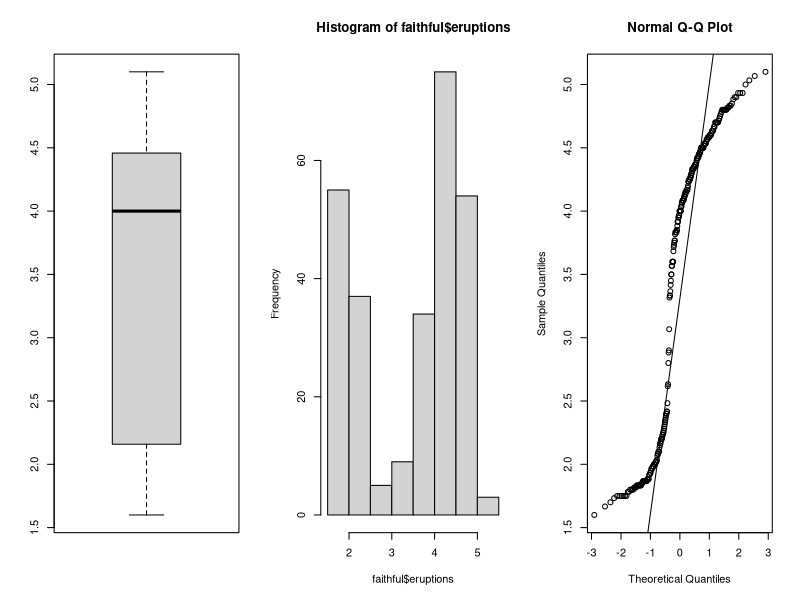
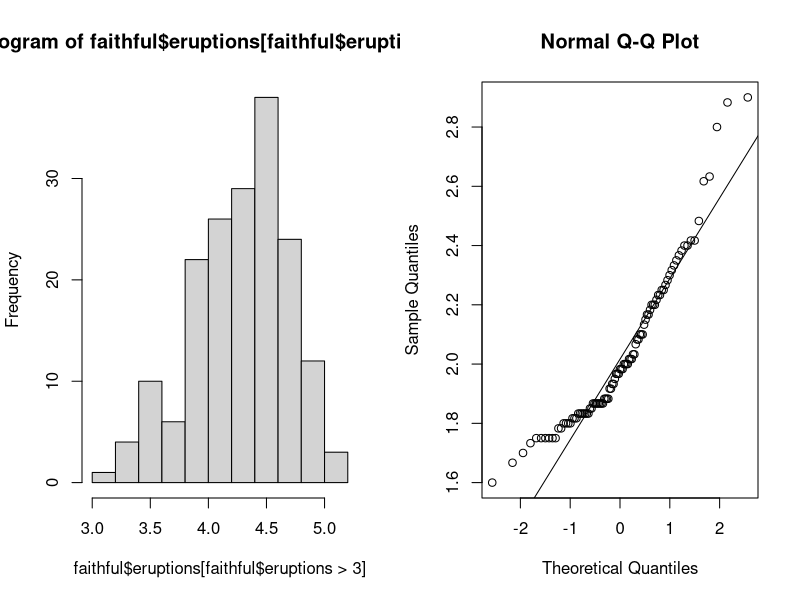
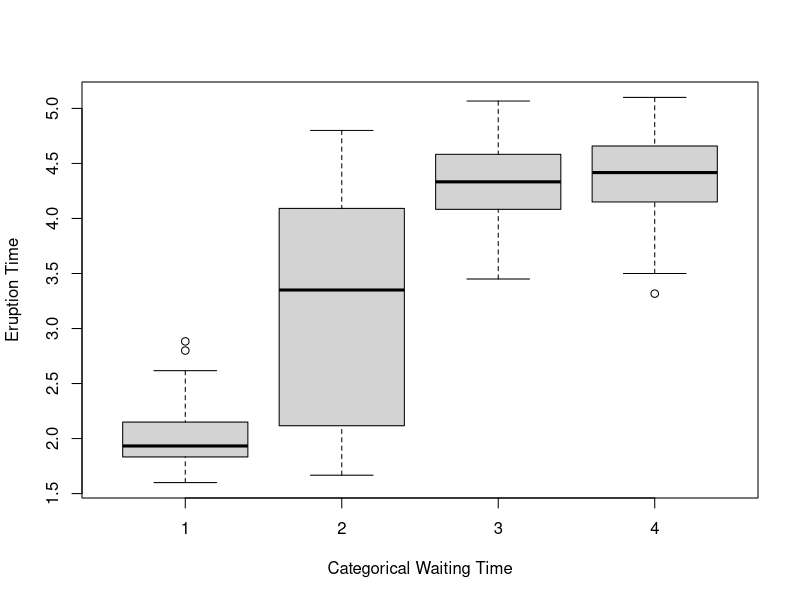
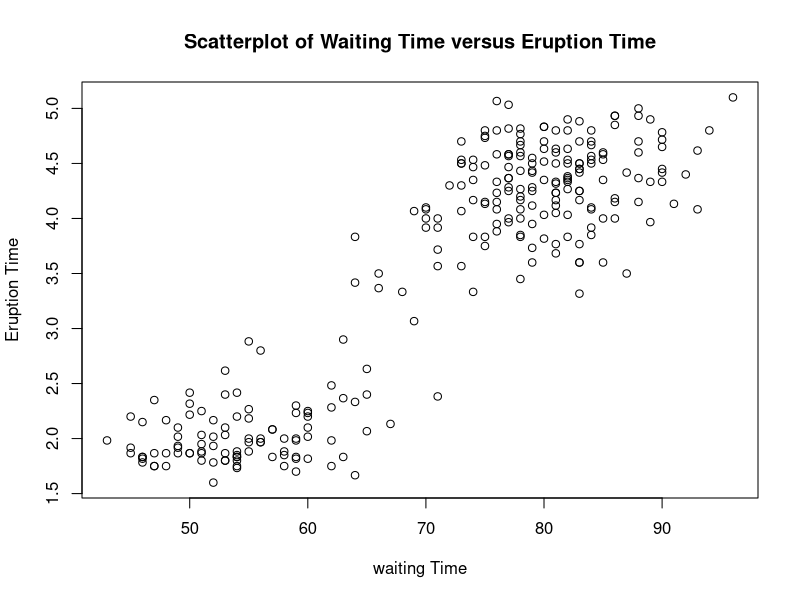
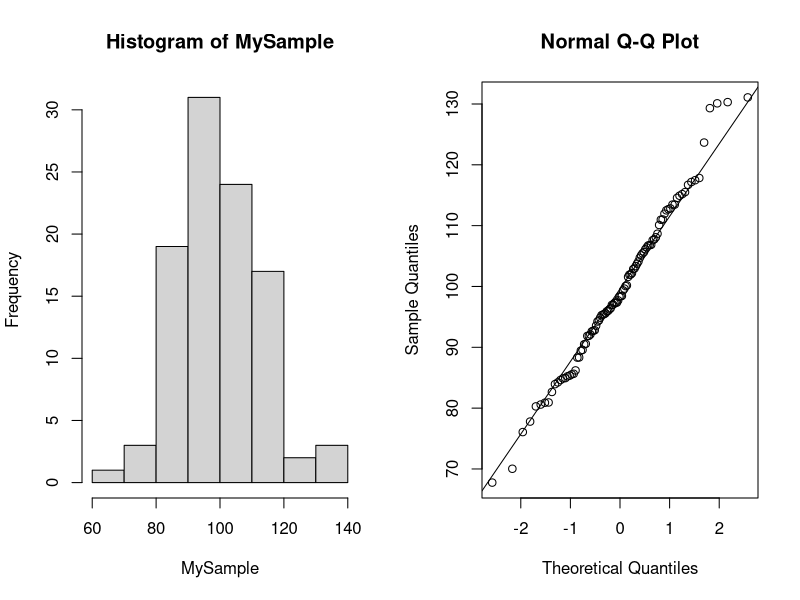

R code for these plots, in order:
##Basic Introduction
#loads old faithful data set that is built into R
data(faithful)
#list all objects in R workspace
ls()
#get object type of faithful
class(faithful)
#get dimension of faithful
dim(faithful)
#get variable names assosiated with faithful
names(faithful)
#print faithful output
faithful
#print eruption time variable
faithful$eruptions
#print waitiming variable
faithful$waiting

#basic descriptive statistics
#get average eruptive time
mean(faithful$eruptions)
#get median eruption time
median(faithful$eruptions)
#get 25th, 50th and 75th percent eruption time
quantile(faithful$eruptions, c(0.25,0.50,0.75))

#get IQR
quantile(faithful$eruptions,.75) - quantile(faithful$eruptions,.25)

#get random variance
var(faithful$eruptions)

#get random standard deviation
sd(faithful$eruptions)

#get a bunch of summary statistics
summary(faithful$eruptions)

#some basic plots

#create 1 by 3 plotting window
par(mfrow=c(1,3))
#create boxplot of eruption data
boxplot(faithful$eruptions)
#crate histogram of eruption data
hist(faithful$eruptions)
#get normal QQ plot for eruption data
qqnorm(faithful$eruptions);qqline(faithful$eruptions)

#maybe there is a mixture of distribution
#consider only eruption greater than 3 minutes
par(mfrow=c(1,2))
hist(faithful$eruptions[faithful$eruptions>3])
qqnorm(faithful$eruptions[faithful$eruptions <= 3]);qqline(faithful$eruptions[faithful$eruptions <= 3])

#maybe we could create a categorical variable based on waiting time

#maybe we could create a categorical variable based on waiting time
quantile(faithful$waiting,c(.25,.5,.75)) #get 25th, 50th, and 75th percentiles for waiting time
faithful$CATwaiting <- rep(4,length=nrow(faithful)) #create a categorical waiting time variable
faithful$CATwaiting[faithful$waiting < 58] <- 1
faithful$CATwaiting[faithful$waiting < 76 & faithful$waiting >= 58] <- 2
faithful$CATwaiting[faithful$waiting < 82 & faithful$waiting >= 76] <- 3
par(mfrow=c(1,1)) #return to 1 by 1 plotting window
boxplot(faithful$eruptions ~ faithful$CATwaiting,xlab="Categorical Waiting Time",ylab="Eruption Time")


#look at relationship between eruption time & waiting time
#returns to 1 by 1 plotting window
par(mfrow=c(1,1)) 
plot(faithful$waiting, faithful$eruptions, xlab="waiting Time",ylab="Eruption Time", main ="Scatterplot of Waiting Time versus Eruption Time")

#get probabilities and quantiles from a normal distribution

qnorm(.975,mean=0,sd=1) #find the 0.975 quantile on a N(0,1)
pnorm(103,mean=100,sd=15) #find P(X<103) where X~N(100,15)

#generate random sample from a normal population
#if you use the same random seed , you'll always get the same results
set.seed(12)
#generate a sample of size 100 from a N(100,15)
MySample<- rnorm(n=100, mean =100, sd=15)
sd(MySample)
mean(MySample)
par(mfrow=c(1,2))
#plot a histogram of MySample
hist(MySample)
#Create a Normal QQ of the sample
qqnorm(MySample); qqline(MySample)
